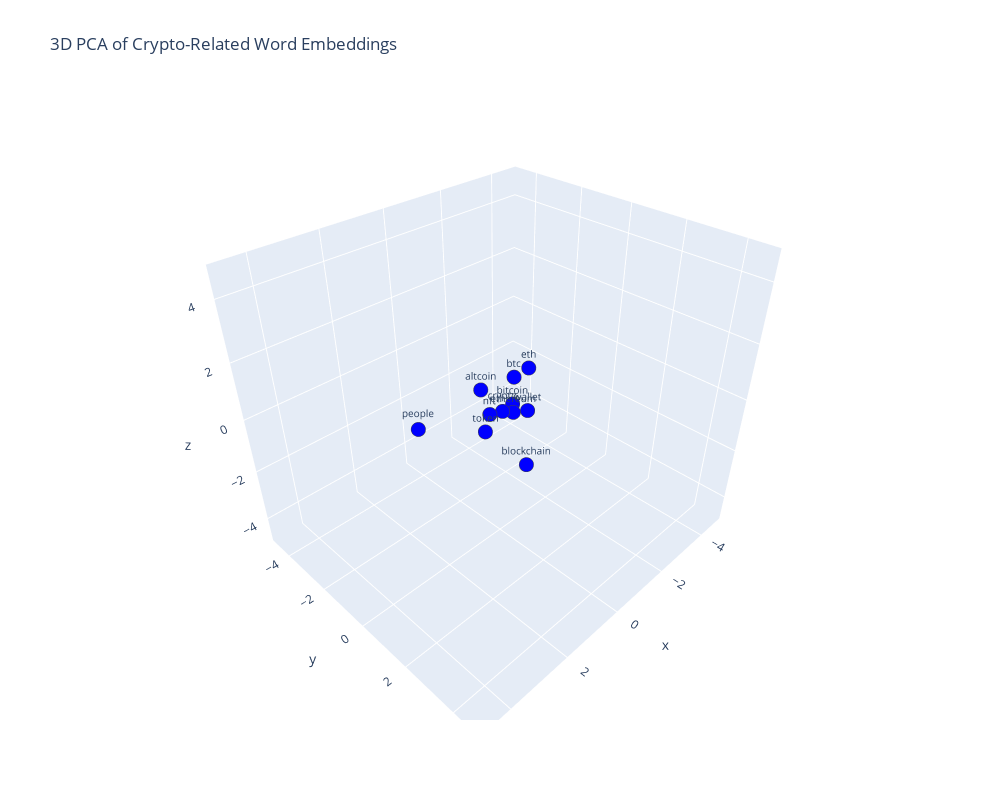

Here is the notebook cell this chart was saved with:
### Markdown cell above
## WORDS FROM ONE CLUSTER INTERACTIVE 3D PLOT

### Code cell
# Define crypto-related words
# List of crypto-related words
crypto_words = [
    "bitcoin", "ethereum", "crypto", "blockchain", "altcoin", "wallet", "token",
    "nft", "btc", "eth", "smartcontract",'people'
]


# Filter out words not in the model
available_words = [w for w in crypto_words if w in model.wv.key_to_index]
vectors = np.array([model.wv[w] for w in available_words])


# reduced_vectors = tsne.fit_transform(vectors)

pca = PCA(n_components=3)
reduced_vectors = pca.fit_transform(vectors)



# Create a DataFrame for Plotly
df = pd.DataFrame(reduced_vectors, columns=["x", "y", "z"])
df["word"] = available_words
print(df)

# 3D scatter plot with Plotly
fig = px.scatter_3d(
    df,
    x="x", y="y", z="z",    
    range_x = (-5,5),
    range_z = (-5,5),
    range_y = (-5,5),
    text="word",
    title="3D PCA of Crypto-Related Word Embeddings",
    color_discrete_sequence=["blue"],
    width=1000,
    height=800
)
fig.update_traces(marker=dict(size=5,line=dict(width=4)),textfont_size=10)
fig.show()

### Figure 1 — Plotly figure (JSON) as saved in the notebook; plotly's stock layout.template omitted (floating-point values rounded to 4 significant figures)
{"data": [{"hovertemplate": "x=%{x}<br>y=%{y}<br>z=%{z}<br>word=%{text}<extra></extra>", "legendgroup": "", "marker": {"color": "blue", "line": {"width": 4}, "size": 5, "symbol": "circle"}, "mode": "markers+text", "name": "", "scene": "scene", "showlegend": false, "text": ["bitcoin", "ethereum", "crypto", "blockchain", "altcoin", "wallet", "token", "nft", "btc", "eth", "people"], "textfont": {"size": 10}, "type": "scatter3d", "x": [-0.6686, -0.4198, -0.2202, -0.2353, 0.3484, 0.4906, 1.087, 0.1769, -1.033, -1.426, 1.9], "y": [-0.2239, 0.08341, -0.1506, 0.8804, -0.4187, 1.636, 0.6478, -0.2447, -0.5761, -0.3762, -1.257], "z": [-0.263, -0.2844, -0.2501, -1.785, 0.7297, 1.093, 0.1858, -0.1839, 0.3845, 0.6137, -0.2408]}], "layout": {"height": 800, "legend": {"tracegroupgap": 0}, "scene": {"domain": {"x": [0, 1], "y": [0, 1]}, "xaxis": {"range": [-5, 5], "title": {"text": "x"}}, "yaxis": {"range": [-5, 5], "title": {"text": "y"}}, "zaxis": {"range": [-5, 5], "title": {"text": "z"}}}, "title": {"text": "3D PCA of Crypto-Related Word Embeddings"}, "width": 1000}}
